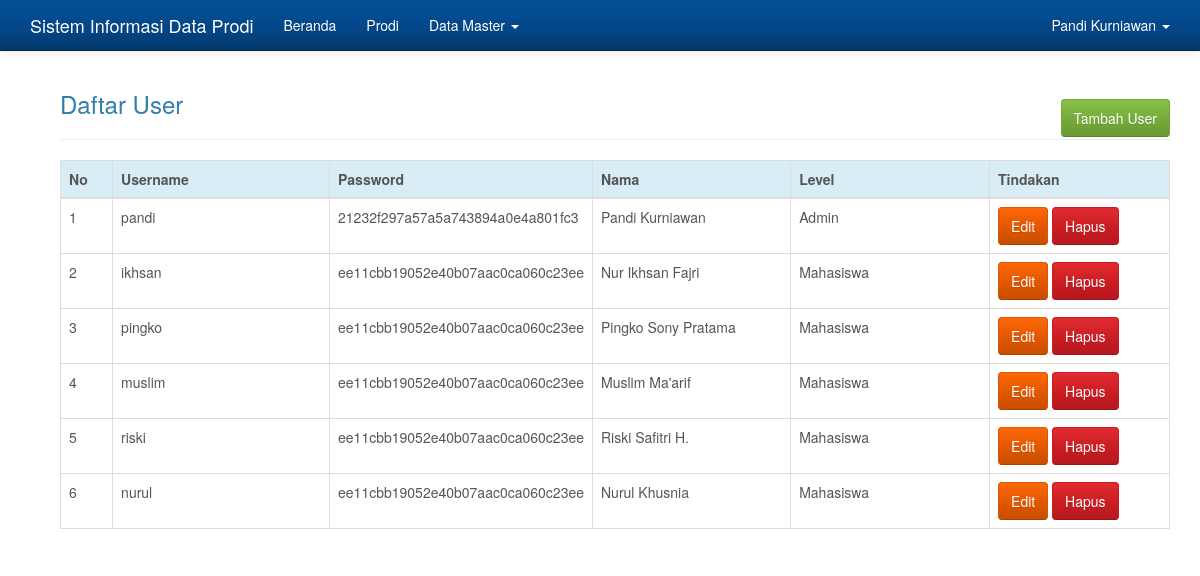
The page /admin/admin.php?hlm=user (signed in) on the database its author committed.
### tables this page shows
CREATE TABLE `dt_user` (
  `id_user` int(11) NOT NULL,
  `username` varchar(35) NOT NULL,
  `password` varchar(35) NOT NULL,
  `nama` varchar(30) NOT NULL,
  `level` enum('admin','mahasiswa') NOT NULL
);

### admin/user.php (the view)
<?php
if( empty( $_SESSION['id_user'] ) ){
	$_SESSION['err'] = '<strong>ERROR!</strong> Anda harus login terlebih dahulu.';
	header('Location: ./');
	die();
} else {
	if( isset( $_REQUEST['aksi'] )){
		$aksi = $_REQUEST['aksi'];
		switch($aksi){
			case 'baru':
				include 'user_baru.php';
				break;
			case 'edit':
				include 'user_edit.php';
				break;
			case 'hapus':
				include 'user_hapus.php';
				break;
		}
	} else {
		echo '
			<div class="container">
			<div class="col-md-12">
				<h3 style="margin-bottom: -20px;">Daftar User</h3>
					<a href="./admin.php?hlm=user&aksi=baru" class="btn btn-success btn-s pull-right">Tambah User</a>
				<br/><hr/>
				<table class="table table-bordered">
				 <thead>
				   <tr class="info">
					 <th width="5%">No</th>
					 <th width="22%">Username</th>
					 <th width="15%">Password</th>
					 <th width="20%">Nama</th>
					 <th width="20%">Level</th>
					 <th width="20%">Tindakan</th>
				   </tr>
				 </thead>
				 <tbody>';
		 	$sql = mysqli_query($koneksi, "SELECT * FROM dt_user");
		 	if(mysqli_num_rows($sql) > 0){
		 		$no = 0;
				 while($row = mysqli_fetch_array($sql)){
	 				$no++;
	 			echo '
				   <tr>
					 <td>'.$no.'</td>
					 <td>'.$row['username'].'</td>
					 <td>'.$row['password'].'</td>
					 <td>'.$row['nama'].'</td>
					 <td>';
					 if($row['level'] == "admin"){
						 echo 'Admin';
					 } else if($row['level'] == "mahasiswa") {
						 echo 'Mahasiswa';
					 }
					 echo'</td>
					 <td>
					<script type="text/javascript" language="JavaScript">
					  	function konfirmasi(){
						  	tanya = confirm("Anda yakin akan menghapus user ini?");
						  	if (tanya == true) return true;
						  	else return false;
						}
					</script>
					 <a href="?hlm=user&aksi=edit&id_user='.$row['id_user'].'" class="btn btn-warning btn-s">Edit</a>
					 <a href="?hlm=user&aksi=hapus&submit=yes&id_user='.$row['id_user'].'" onclick="return konfirmasi()" class="btn btn-danger btn-s">Hapus</a>
					 </td>';
				}
			} else {
				 echo '<td colspan="8"><center><p class="add">Tidak ada data untuk ditampilkan. <u><a href="?hlm=user&aksi=baru">Tambah user baru</a></u> </p></center></td></tr>';
			}
			echo '
			 	</tbody>
			</table>
			</div>
		</div>';
	}
}
?>

### admin/admin.php (style rules this page uses)
body { min-height: 200px; padding-top: 70px; }

### rows shown on the page
dt_user: username "pandi", password "21232f297a57a5a743894a0e4a801fc3", nama "Pandi Kurniawan", level "Admin"
dt_user: username "ikhsan", password "ee11cbb19052e40b07aac0ca060c23ee", nama "Nur Ikhsan Fajri", level "Mahasiswa"
dt_user: username "pingko", password "ee11cbb19052e40b07aac0ca060c23ee", nama "Pingko Sony Pratama", level "Mahasiswa"
dt_user: username "muslim", password "ee11cbb19052e40b07aac0ca060c23ee", nama "Muslim Ma'arif", level "Mahasiswa"
dt_user: username "riski", password "ee11cbb19052e40b07aac0ca060c23ee", nama "Riski Safitri H.", level "Mahasiswa"
dt_user: username "nurul", password "ee11cbb19052e40b07aac0ca060c23ee", nama "Nurul Khusnia", level "Mahasiswa"

### other values the page prints
$_SESSION['nama'] "Pandi Kurniawan"
